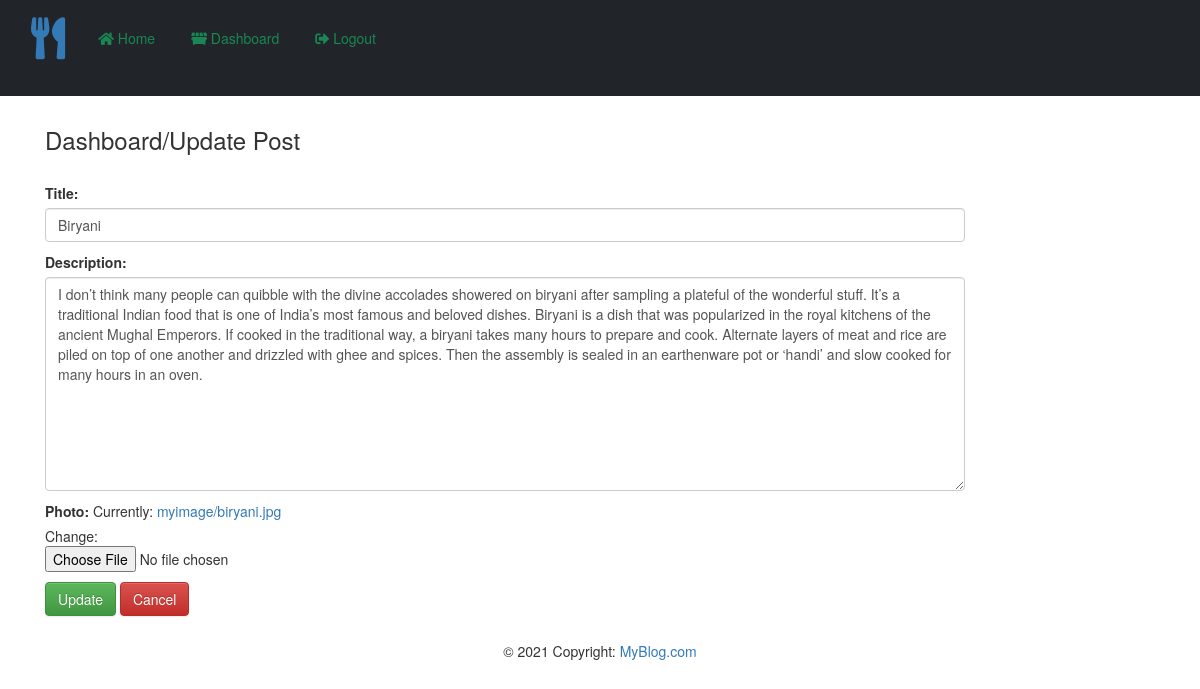
/update/17 (signed in), run on the app's committed database.
### blog/models.py (models this page shows)
class Post(models.Model):
    title= models.CharField(max_length=200)
    desc= models.TextField()
    photo = models.ImageField(upload_to='myimage', width_field=None)

### blog/views.py (the view)
# urls.py: path('update/<int:id>',views.update, name="update"),
def update(request,id):
    if request.user.is_authenticated:
        if request.method=='POST':
            pi=Post.objects.get(pk=id)
            form=PostForm(request.POST, instance=pi)
            if form.is_valid():
                form.save()
        else:
            pi=Post.objects.get(pk=id)
            form=PostForm(instance=pi)
        context={'form':form}
        return render(request,'blog/update.html',context)
    else:
        return HttpResponseRedirect('/login/')

### blog/forms.py
class PostForm(forms.ModelForm):
    class Meta:
        model = Post
        fields= ['title', 'desc','photo']
        labels = {'title':'Title', 'desc':'Description','photo':'Photo'}
        widgets={
            'title':forms.TextInput(attrs={'class':'form-control'}),
            'desc':forms.Textarea(attrs={'class':'form-control'}),
        }

### blog/templates/blog/update.html (shortened to what this page needs)
{% extends "blog/base.html" %}
{% load static %}
{% block content %}
<div class="col-sm-10">
    <h3 class=" my-5">Dashboard/Update Post</h3>
    <form action="" method="POST" novalidate>
        {{form.as_p}}
        <a href="{% url 'dashboard' %}" class="btn btn-success">Update</a>
        <a href="{% url 'dashboard' %}" class="btn btn-danger">Cancel</a>
    </form>
</div>
{% endblock content %}

### blog/static/blog/css/style.css (style rules this page uses)
body { background-color: rgb(75, 74, 74); color:rgb(255, 255, 255); }

### data on the page
Post: title "Biryani", desc "I don’t think many people can quibble with the divine accolades showered on biryani after sampling a plateful of the wonderful stuff. It’s a traditional Indian food that is one of India’s most famous and beloved dishes. Biryani is a dish that was popularized in the royal kitchens of the ancient Mughal Emperors. If cooked in the traditional way, a biryani takes many hours to prepare and cook. Alternate layers of meat and rice are piled on top of one another and drizzled with ghee and spices. Then the assembly is sealed in an earthenware pot or ‘handi’ and slow cooked for many hours in an oven."
